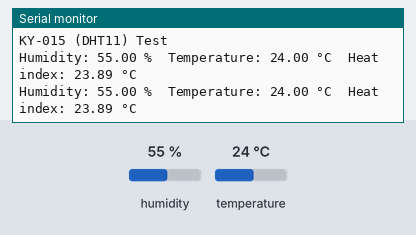
Bench run of a sketch on a simulated Arduino Nano, built with avr-gcc and run on an emulated ATmega328P. Parts: the last lines printed to the serial monitor. The inputs (shaded band) are chosen by the test bench; at power-on: humidity 55 %, temperature 24 °C.

Above: at 4.8 s.
4.9 s: humidity set to 22 %
At 7.0 s:
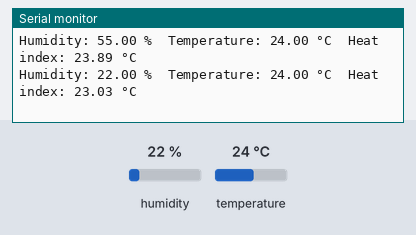
7.9 s: temperature set to 12 °C
At 9.4 s:
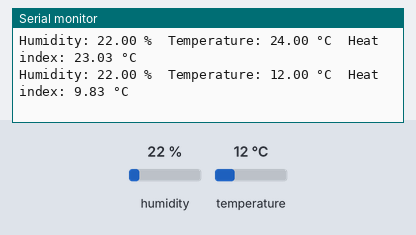
10.9 s: humidity set to 40 %
At 13.1 s:
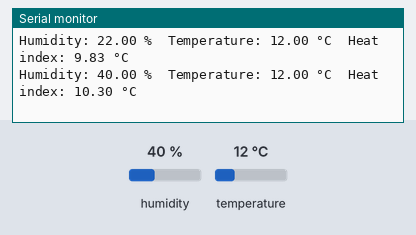
Timing chart, 0 to 14.6 s (numbered marks = the images above; inputs shaded):
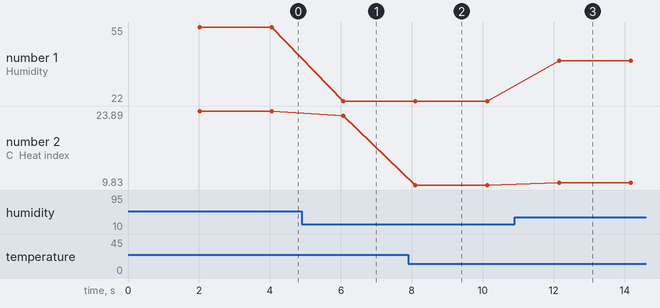

The sketch:

tempHumidity.ino
```cpp
#include <DHT.h>

#define DHTPIN 2      // Data pin connected to the Nano
#define DHTTYPE DHT11 // KY-015 uses the DHT11 sensor

DHT dht(DHTPIN, DHTTYPE);

void setup() {
  Serial.begin(9600);
  Serial.println("KY-015 (DHT11) Test");
  dht.begin();
}

void loop() {
  delay(2000); // DHT11 can only be read about once per second, 2s is safe

  float h = dht.readHumidity();
  float t = dht.readTemperature();        // Celsius
  float f = dht.readTemperature(true);    // Fahrenheit, optional

  if (isnan(h) || isnan(t)) {
    Serial.println("Failed to read from DHT sensor!");
    return;
  }

  float hic = dht.computeHeatIndex(t, h, false); // heat index in Celsius

  Serial.print("Humidity: ");
  Serial.print(h);
  Serial.print(" %\t");
  Serial.print("Temperature: ");
  Serial.print(t);
  Serial.print(" °C\t");
  Serial.print("Heat index: ");
  Serial.print(hic);
  Serial.println(" °C");
}
```

Measured:
- after the input at 4.9 s, the serial monitor: prints a new line after 1.2 s (image 1)
- after the input at 7.9 s, the serial monitor: prints a new line after 0.20 s (image 2)
- after the input at 10.9 s, the serial monitor: prints a new line after 1.2 s (image 3)
- plotted number 1: 55 → 22 after the input at 4.9 s, 22 → 40 after the input at 10.9 s
- plotted number 2: 23.89 → 23.03 after the input at 4.9 s, 23.03 → 9.83 after the input at 7.9 s, 9.83 → 10.3 after the input at 10.9 s
